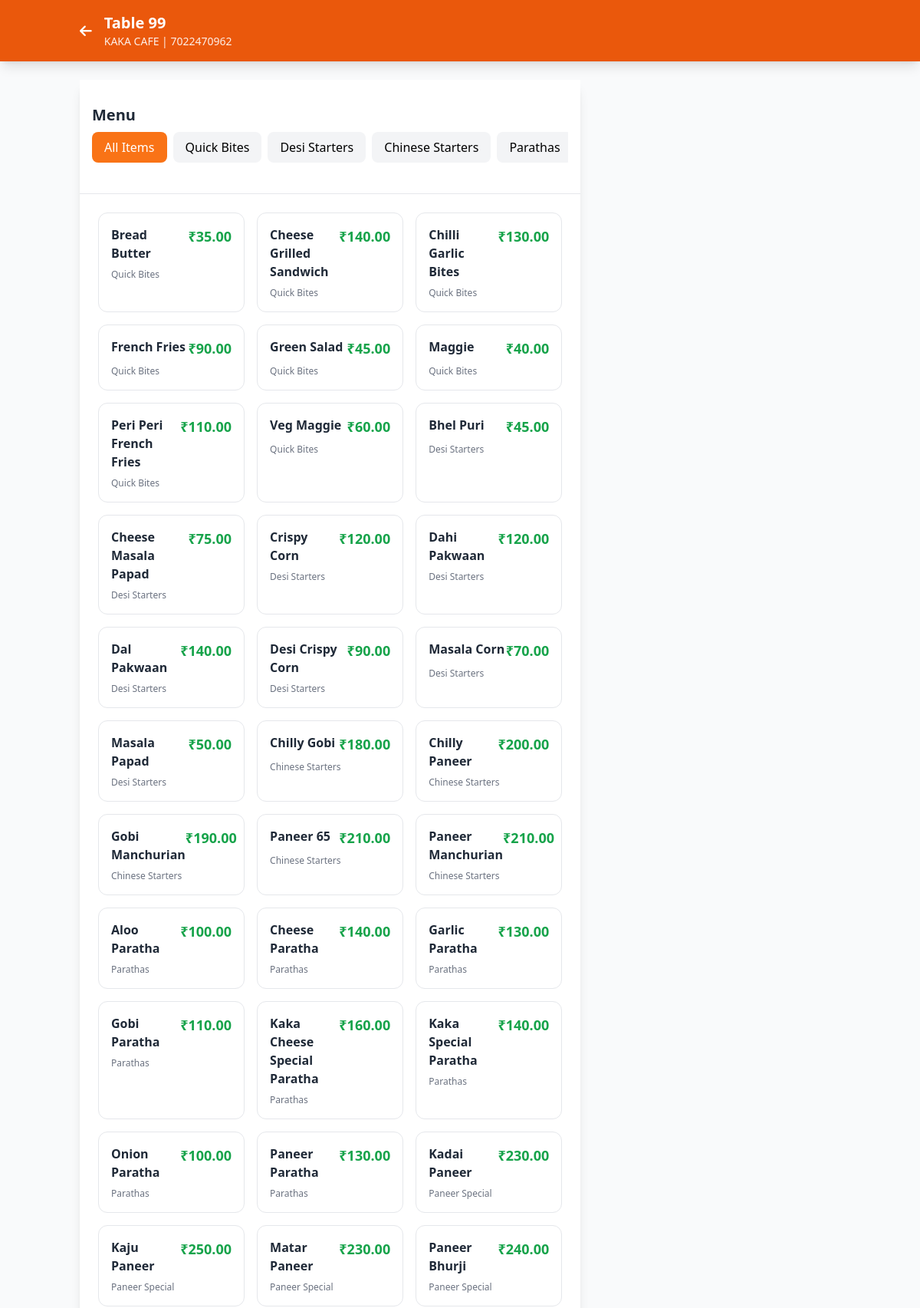
The app's page /table/19/ (upper part) with its own data.
### pos/models.py (models this page shows, shortened)
class Table(models.Model):
    table_number = models.CharField(max_length=10, unique=True)
    table_name = models.CharField(max_length=50, blank=True)
    capacity = models.IntegerField(default=4)
    status = models.CharField(max_length=20, default='available',
                             choices=[('available', 'Available'),
                                     ('occupied', 'Occupied')])

class Restaurant(models.Model):
    name = models.CharField(max_length=200, default="KAKA CAFE")
    address = models.TextField(default="Bangalore")
    phone = models.CharField(max_length=20, default="7022470962")
    email = models.EmailField(default="contact@kakacafe.com")
    gstin = models.CharField(max_length=15, blank=True)
    logo = models.ImageField(upload_to='logos/', blank=True)

class Category(models.Model):
    name = models.CharField(max_length=100)
    display_order = models.IntegerField(default=0)
    class Meta:
        ordering = ['display_order']
        verbose_name_plural = "Categories"

class MenuItem(models.Model):
    category = models.ForeignKey(Category, on_delete=models.CASCADE, related_name='menuitems')
    name = models.CharField(max_length=200)
    description = models.TextField(blank=True)
    price = models.DecimalField(max_digits=10, decimal_places=2)
    is_available = models.BooleanField(default=True)
    class Meta:
        ordering = ['category__display_order', 'name']

### pos/views.py (the view)
# urls.py: path('table/<int:table_id>/', views.table_detail, name='table_detail'),
def table_detail(request, table_id):
    table = get_object_or_404(Table, id=table_id)
    order = Order.objects.filter(table=table, status='active').first()
    categories = Category.objects.all()
    context = {
        'table': table,
        'order': order,
        'categories': categories,
    }
    return render(request, 'pos/table_detail.html', context)

### pos/context_processors.py (called while the page is built)
def restaurant_info(request):
    restaurant = Restaurant.objects.first()
    return {
        'restaurant': restaurant if restaurant else Restaurant(),
        'now': '2024-01-10',  # You can replace with actual datetime
    }

### templates/pos/table_detail.html (shortened to what this page needs)
<!DOCTYPE html>
<html lang="en">
<head>
    <script src="https://cdn.tailwindcss.com"></script>
    <link rel="stylesheet" href="https://cdnjs.cloudflare.com/ajax/libs/font-awesome/6.4.0/css/all.min.css">
</head>
<body class="bg-gray-50">
    <header class="bg-orange-600 text-white shadow-lg">
        <div class="container mx-auto px-4 py-4">
            <div class="flex justify-between items-center">
                <div class="flex items-center space-x-4">
                    <a href="{% url 'home' %}" class="text-white hover:text-gray-200">
                        <i class="fas fa-arrow-left text-lg"></i>
                    </a>
                    <div>
                        <h1 class="text-xl font-bold">Table {{ table.table_number }}</h1>
                        <p class="text-sm opacity-90">{{ restaurant.name }} | {{ restaurant.phone }}</p>
                    </div>
                </div>
            </div>
        </div>
    </header>
    <main class="container mx-auto px-4 py-6">
        <div class="grid grid-cols-1 lg:grid-cols-3 gap-6">
            <div class="lg:col-span-2">
                <div class="bg-white rounded-xl shadow-lg">
                    <div class="sticky-categories border-b">
                        <div class="p-4">
                            <h2 class="text-xl font-bold text-gray-800 mb-2">Menu</h2>
                            <div class="flex space-x-2 overflow-x-auto pb-2">
                                <button class="category-tab px-4 py-2 rounded-lg font-medium whitespace-nowrap bg-orange-500 text-white"
                                        onclick="scrollToCategory('all')">
                                    All Items
                                </button>
                                {% for category in categories %}
                                <button class="category-tab px-4 py-2 rounded-lg font-medium whitespace-nowrap bg-gray-100 hover:bg-gray-200"
                                        onclick="scrollToCategory('{{ category.id }}')"
                                        id="tab-{{ category.id }}">
                                    {{ category.name }}
                                </button>
                                {% endfor %}
                            </div>
                        </div>
                    </div>
                    <div class="p-6" id="menu-container">
                        <div id="all-items" class="category-section">
                            <div class="grid grid-cols-1 md:grid-cols-2 lg:grid-cols-3 gap-4">
                                {% for category in categories %}
                                {% for item in category.menuitems.all %}
                                {% if item.is_available %}
                                <div class="menu-item-card border border-gray-200 rounded-xl p-4 category-{{ category.id }}"
                                     onclick="addItemToOrder({{ item.id }})">
                                    <div class="flex justify-between items-start mb-2">
                                        <div>
                                            <h3 class="font-bold text-gray-800">{{ item.name }}</h3>
                                        </div>
                                        <span class="text-lg font-bold text-green-600">₹{{ item.price }}</span>
                                    </div>
                                    <div class="text-xs text-gray-500">{{ category.name }}</div>
                                </div>
                                {% endif %}
                                {% endfor %}
                                {% endfor %}
                            </div>
                        </div>
                    </div>
                </div>
            </div>
            <div class="lg:col-span-1">
            </div>
        </div>
    </main>
</body>
</html>

### templates/pos/table_detail.html (style rules this page uses)
.menu-item-card { cursor: pointer; transition: all 0.2s ease; }
.category-section { scroll-margin-top: 80px; }
.sticky-categories { position: sticky; top: 0; z-index: 10; background: white; padding: 1rem 0; }

### records on screen
Table: table_number "99"
Restaurant: name "KAKA CAFE", phone "7022470962"
Category: name "Quick Bites"
Category: name "Desi Starters"
Category: name "Chinese Starters"
Category: name "Parathas"
MenuItem: name "Bread Butter", price "35.00"
MenuItem: name "Cheese Grilled Sandwich", price "140.00"
MenuItem: name "Chilli Garlic Bites", price "130.00"
MenuItem: name "French Fries", price "90.00"
MenuItem: name "Green Salad", price "45.00"
MenuItem: name "Maggie", price "40.00"
MenuItem: name "Peri Peri French Fries", price "110.00"
MenuItem: name "Veg Maggie", price "60.00"
MenuItem: name "Bhel Puri", price "45.00"
MenuItem: name "Cheese Masala Papad", price "75.00"
MenuItem: name "Crispy Corn", price "120.00"
MenuItem: name "Dahi Pakwaan", price "120.00"
MenuItem: name "Dal Pakwaan", price "140.00"
MenuItem: name "Desi Crispy Corn", price "90.00"
MenuItem: name "Masala Corn", price "70.00"
MenuItem: name "Masala Papad", price "50.00"
MenuItem: name "Chilly Gobi", price "180.00"
MenuItem: name "Chilly Paneer", price "200.00"
MenuItem: name "Gobi Manchurian", price "190.00"
MenuItem: name "Paneer 65", price "210.00"
MenuItem: name "Paneer Manchurian", price "210.00"
MenuItem: name "Aloo Paratha", price "100.00"
MenuItem: name "Cheese Paratha", price "140.00"
MenuItem: name "Garlic Paratha", price "130.00"
MenuItem: name "Gobi Paratha", price "110.00"
MenuItem: name "Kaka Cheese Special Paratha", price "160.00"
MenuItem: name "Kaka Special Paratha", price "140.00"
MenuItem: name "Onion Paratha", price "100.00"
MenuItem: name "Paneer Paratha", price "130.00"
Category: name "Paneer Special"
MenuItem: name "Kadai Paneer", price "230.00"
MenuItem: name "Kaju Paneer", price "250.00"
MenuItem: name "Matar Paneer", price "230.00"
MenuItem: name "Paneer Bhurji", price "240.00"
